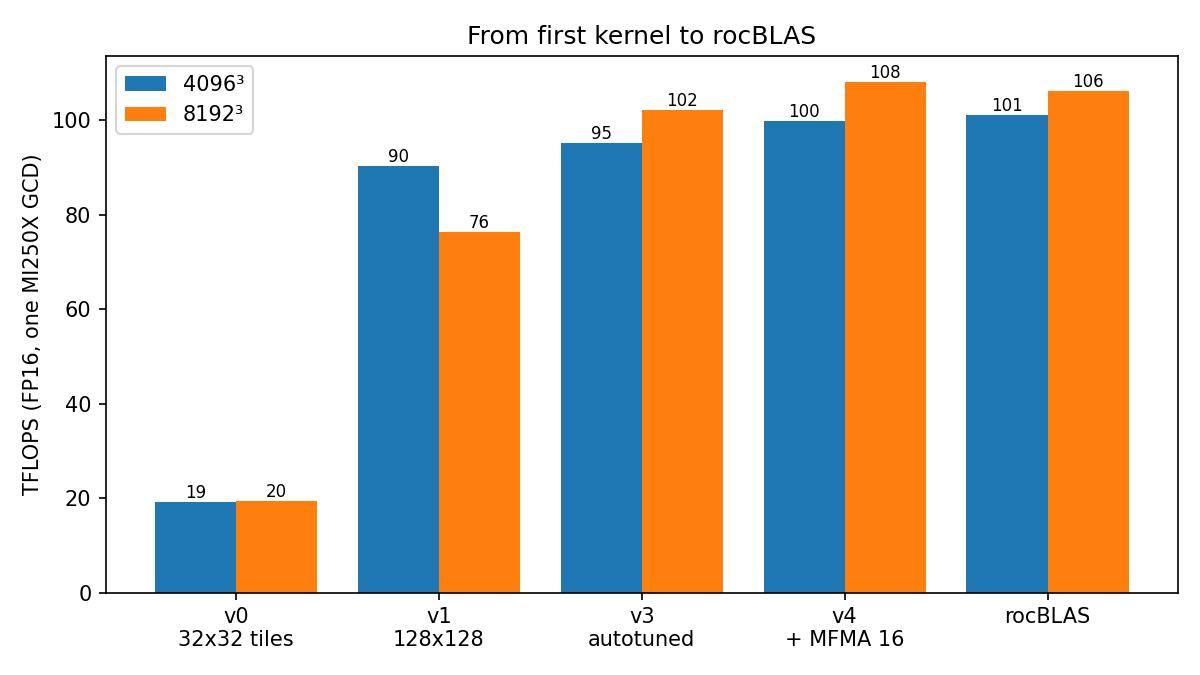

Generate this figure with Python:
import csv
import matplotlib.pyplot as plt

def tflops(path, M, N, K):
    with open(path) as f:
        for r in csv.DictReader(line for line in f if not line.startswith("#")):
            if (int(r["M"]), int(r["N"]), int(r["K"])) == (M, N, K):
                return float(r["tflops"])

labels = ["v0\n32x32 tiles", "v1\n128x128", "v3\nautotuned", "v4\n+ MFMA 16", "rocBLAS"]
files = ["triton_v0", "triton_v1", "triton_v3", "triton_v4", "rocblas"]
fig, ax = plt.subplots(figsize=(8, 4.5))
for i, n in enumerate((4096, 8192)):
    vals = [tflops(f"results/{f}.csv", n, n, n) for f in files]
    xs = [x + i * 0.4 for x in range(len(files))]
    bars = ax.bar(xs, vals, width=0.4, label=f"{n}³")
    ax.bar_label(bars, fmt="%.0f", fontsize=8)
ax.set_xticks([x + 0.2 for x in range(len(files))], labels)
ax.set_ylabel("TFLOPS (FP16, one MI250X GCD)")
ax.set_title("From first kernel to rocBLAS")
ax.legend()
fig.tight_layout()
fig.savefig("plots/progression.png", dpi=150)
